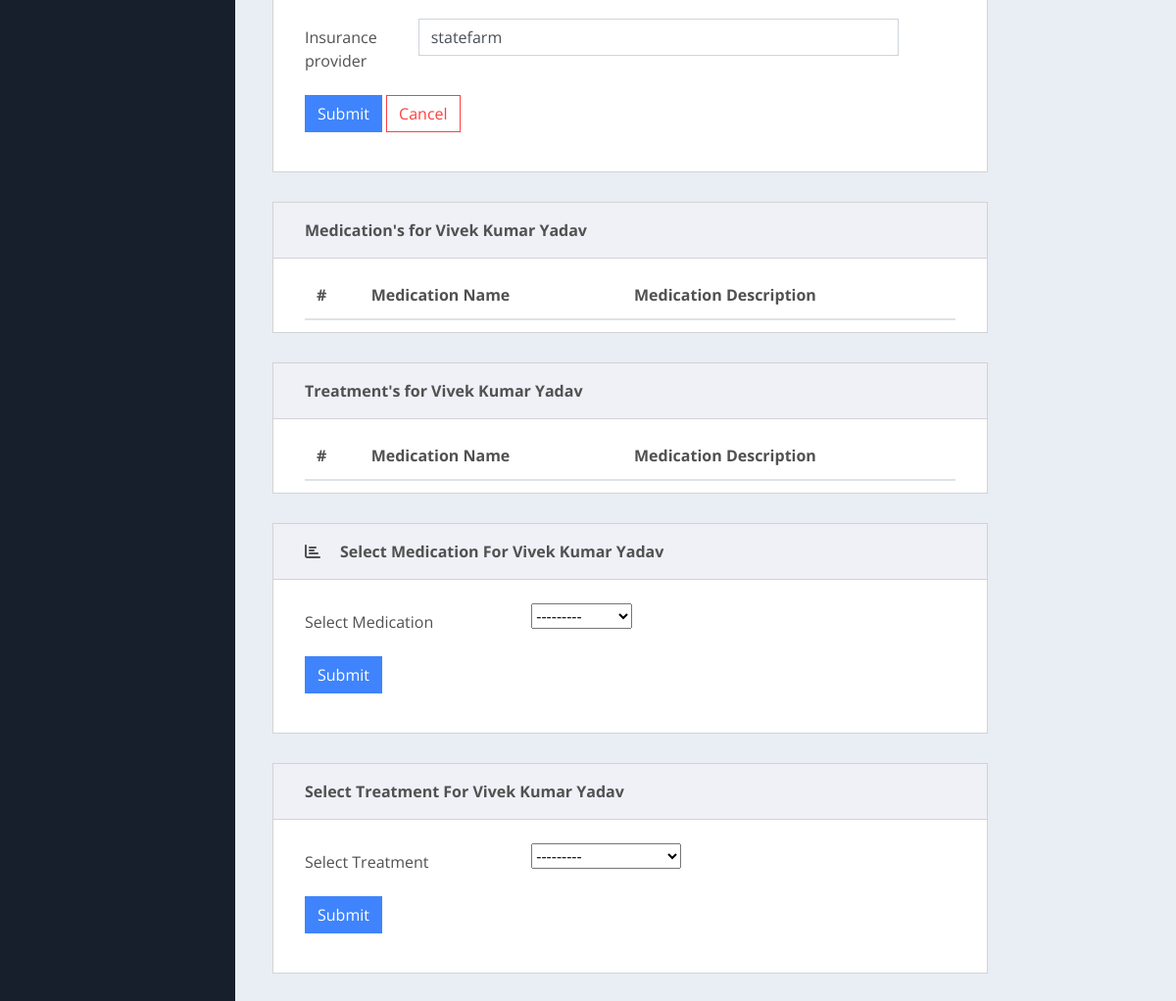
The app's page /edit_patient/2/ (lower part), older data.
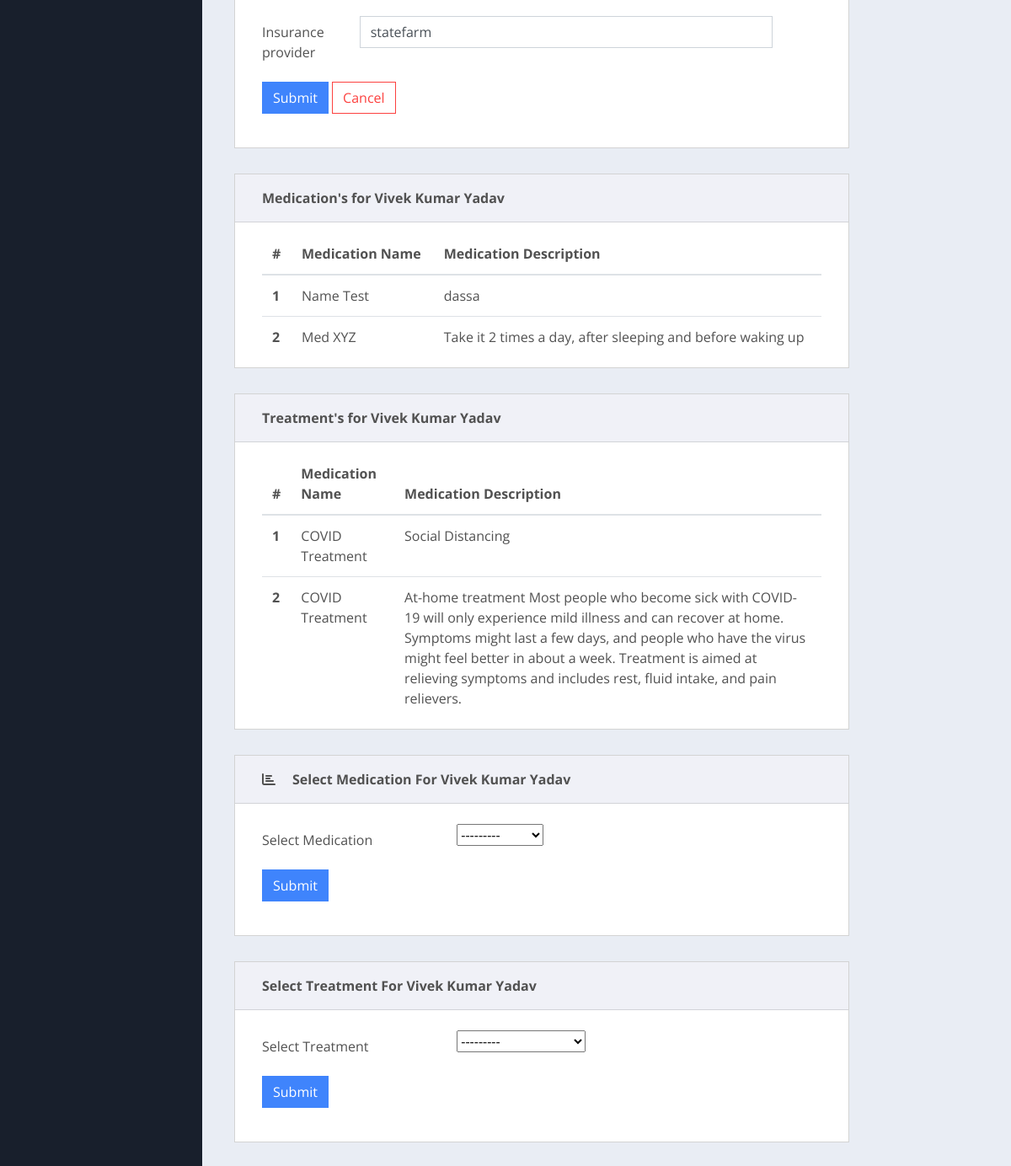
The same page, newer data.
### healthcare/models.py (models this page shows, shortened)
class Patient(models.Model):
    GENDER_CHOICES = [('M', 'Male'), ('F', 'Female'), ('O', 'Other'),('NA', 'I do not wish to say')]
    user = models.OneToOneField(User, null=True,blank=True, on_delete=models.CASCADE)
    first_Name = models.CharField(max_length= 200, null= True)
    last_Name = models.CharField(max_length= 200, null= True)
    phone = models.CharField(max_length= 200, null= True)
    email = models.CharField(max_length=200, null= True)
    address = models.CharField(max_length=500, null= True)
    date_created = models.DateField(auto_now_add = True)
    birth_date = models.DateTimeField(blank= True, null= True)
    age = models.DecimalField(decimal_places=0, max_digits=50, null=True)
    gender = models.CharField(max_length=2, choices=GENDER_CHOICES, blank= True)
    height = models.CharField(max_length=10, default='0.00 ft')
    weight = models.CharField(max_length=10, default='0.00 lbs')
    allergies = models.CharField(max_length=200, null=True)
    emergency_contact_name = models.CharField(max_length=200, null=True)
    emergency_contact_phone = models.CharField( max_length=200, null=True)
    emergency_contact_address = models.CharField(max_length=200, null=True)
    insurance_provider = models.CharField(max_length=200, null=True)
    def __str__(self):
        if (self.first_Name and self.last_Name):
            display = (self.first_Name + " " + self.last_Name)
        else:
            display = str(self.date_created)
        return display

class AssignMed(models.Model):
      patient = models.ForeignKey(Patient,on_delete=models.CASCADE)
      medication = models.ForeignKey(Medication,on_delete=models.CASCADE)
      class Meta:
          ordering = ['medication']

class Medication(models.Model):
    name =  models.CharField(max_length= 200, null= True)
    description =  models.TextField()
    def __str__(self):
        return self.name

class AssignTreatment(models.Model):
    patient = models.ForeignKey(Patient, on_delete=models.CASCADE)
    treatment = models.ForeignKey(Treatment, on_delete=models.CASCADE)
    class Meta:
        ordering = ['treatment']

class Treatment(models.Model):
    name = models.CharField(max_length= 200, null= True)
    description = models.TextField()
    def __str__(self):
        return self.name

### healthcare/views.py (the view)
# urls.py: path('edit_patient/<str:pk>/', views.editPatient, name="editPatient"),
def editPatient(request,pk):
    patient = Patient.objects.get(id = pk)
    patientMeds = patient.assignmed_set.all()
    patientTreatments = patient.assigntreatment_set.all()
    assignMedForm = AssignMedForm()
    assignTreatmentForm = AssignTreatmentForm()
    form = PatientForm(instance = patient)
    context = {'form': form, 'patient': patient, 'patientMeds':patientMeds, 'patientTreatments': patientTreatments,
                'assignMedForm':assignMedForm,'assignTreatmentForm':assignTreatmentForm }
    if request.method == 'POST':
        form = PatientForm(request.POST, instance=patient)
        if form.is_valid():
            form.save()
            messages.success(request,'Patient profile updated')
            return HttpResponseRedirect(request.path_info)
    return render(request, 'healthcare/patientForm.html', context)

### healthcare/forms.py
class PatientForm(ModelForm):
    class Meta:
        model = Patient
        fields = '__all__'
        exclude = ['user']
        widgets = {'birth_date' : DateInput}

class AssignMedForm(ModelForm):
    class Meta:
        model = AssignMed
        fields = '__all__'

### healthcare/templatetags/myfilters.py (called while the page is built)
@register.filter(name='addclass')
def addclass(value, arg):
    return value.as_widget(attrs={'class': arg})

### healthcare/templates/healthcare/patientForm.html (shortened to what this page needs)
{% extends 'healthcare/main.html' %}
{% block content %}
    {% load myfilters %}
    <main class="dash-content">
        <div class="container-fluid">
            <div class="row">
                <div class="col-xl-10">
                    <div class="card spur-card">
                        <div class="card-body ">
                            <form method="POST" action="">
                                {%  for field  in form %}
                                    <div class="form-group row">
                                        <label  class="col-sm-2 col-form-label">{{ field.label }}</label>
                                        <div class="col-sm-9">
                                            {{ field |addclass:'form-control' }}
                                        </div>
                                    </div>
                                {% endfor %}
                                <div class="form-group row">
                                    <div class="col-sm-9">
                                        <button type="submit" class="btn btn-primary">Submit</button>
                                        <a  class="btn btn-outline-danger" href="{% url 'editPatient' patient.id %}">Cancel</a>
                                    </div>
                                </div>
                            </form>
                        </div>
                    </div>
                </div>
            </div>
            {%  include 'healthcare/viewMedTreatment.html' %}
        {% include 'healthcare/assignMed.html' %}
                {% include 'healthcare/assignTreatment.html' %}
        </div>
    </main>
{% endblock %}

### healthcare/templates/healthcare/viewMedTreatment.html
<div class="row">
    <div class="col-xl-10">
        <div class="card spur-card">
            <div class="card-header">
                <div class="spur-card-title">Medication's for {{ patient }} </div>
            </div>
            <div class="card-body ">
                <table class="table table-hover table-in-card">
                    <thead>
                    <tr>
                        <th scope="col">#</th>
                        <th scope="col">Medication Name</th>
                        <th scope="col">Medication Description</th>
                    </tr>
                    </thead>
                    <tbody>
                    {% for patientMed in patientMeds %}
                        <tr>
                            <th scope="row"> {{ forloop.counter }}</th>
                            <td>{{ patientMed.medication }}</td>
                            <td>
                                {{ patientMed.medication.description }}
                            </td>
                        </tr>
                    {% endfor %}
                    </tbody>
                </table>
            </div>
        </div>
    </div>
</div>
<div class="row">
    <div class="col-xl-10">
        <div class="card spur-card">
            <div class="card-header">
                <div class="spur-card-title">Treatment's for {{ patient }} </div>
            </div>
            <div class="card-body ">
                <table class="table table-hover table-in-card">
                    <thead>
                    <tr>
                        <th scope="col">#</th>
                        <th scope="col">Medication Name</th>
                        <th scope="col">Medication Description</th>
                    </tr>
                    </thead>
                    <tbody>
                    {% for patientTreatment in patientTreatments %}
                        <tr>
                            <th scope="row"> {{ forloop.counter }}</th>
                            <td>{{ patientTreatment.treatment }}</td>
                            <td>
                                {{ patientTreatment.treatment.description }}
                            </td>
                        </tr>
                    {% endfor %}
                    </tbody>
                </table>
            </div>
        </div>
    </div>
</div>

### healthcare/templates/healthcare/assignMed.html (shortened to what this page needs)
<div class="row">
    <div class="col-xl-10">
        <div class="card spur-card">
            <div class="card-header">
                <div class="spur-card-icon">
                    <i class="fas fa-chart-bar"></i>
                </div>
                <div class="spur-card-title"> Select Medication For {{ patient }} </div>
            </div>
            <div class="card-body ">
                <form method="POST" action="{% url 'assignMed' %}">
                    <div class="form-group row">
                        <label class="col-sm-4 col-form-label">Select Medication</label>
                        <div class="col-sm-4">
                            {{ assignMedForm.medication }}
                        </div>
                    </div>
                    <div class="form-group row">
                        <div class="col-sm-9">
                            <button type="submit" class="btn btn-primary">Submit</button>
                        </div>
                    </div>
                </form>
            </div>
        </div>
    </div>
</div>

### healthcare/templates/healthcare/assignTreatment.html (shortened to what this page needs)
<div class="row">
    <div class="col-xl-10">
        <div class="card spur-card">
            <div class="card-header">
                <div class="spur-card-title"> Select Treatment For {{ patient }} </div>
            </div>
            <div class="card-body ">
                <form method="POST" action="{% url 'assignTreatment' %}">
                    <div class="form-group row">
                        <label class="col-sm-4 col-form-label">Select Treatment </label>
                            <div class="col-sm-4">
                                {{ assignTreatmentForm.treatment }}
                            </div>
                    </div>
                    <div class="form-group row">
                        <div class="col-sm-9">
                            <button type="submit" class="btn btn-primary">Submit</button>
                        </div>
                    </div>
                </form>
            </div>
        </div>
    </div>
</div>

Row changes from the older to the newer data that the page shows:
added AssignMed: medication "Name Test", medication.description "dassa"
added AssignMed: medication "Med XYZ", medication.description "Take it 2 times a day, after sleeping and before waking up"
added AssignTreatment: treatment "COVID Treatment", treatment.description "Social Distancing"
added AssignTreatment: treatment "COVID Treatment", treatment.description "At-home treatment Most people who become sick with COVID-19 will only experience mild illness and can recover at home. Symptoms might last a few days, and people who have the virus might feel better in about a week. Treatment is aimed at relieving symptoms and includes rest, fluid intake, and pain relievers."
